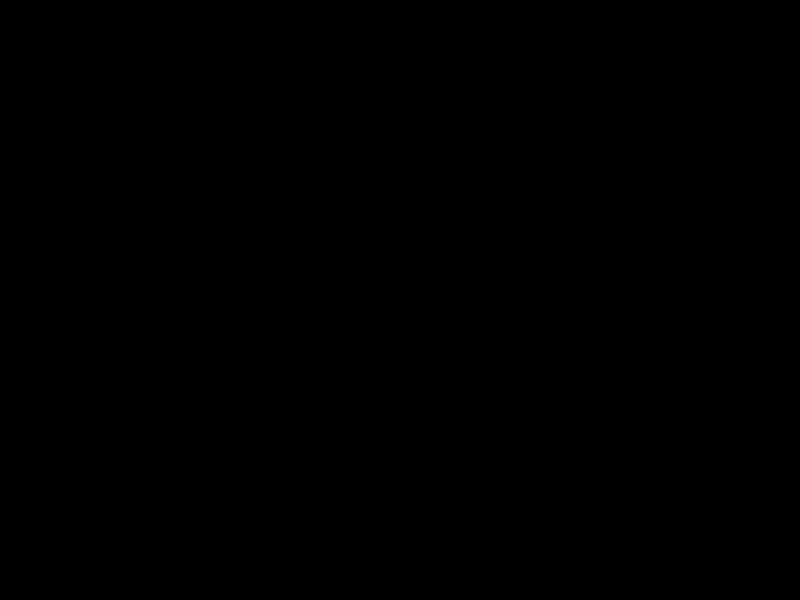
Frame 1 (no input)
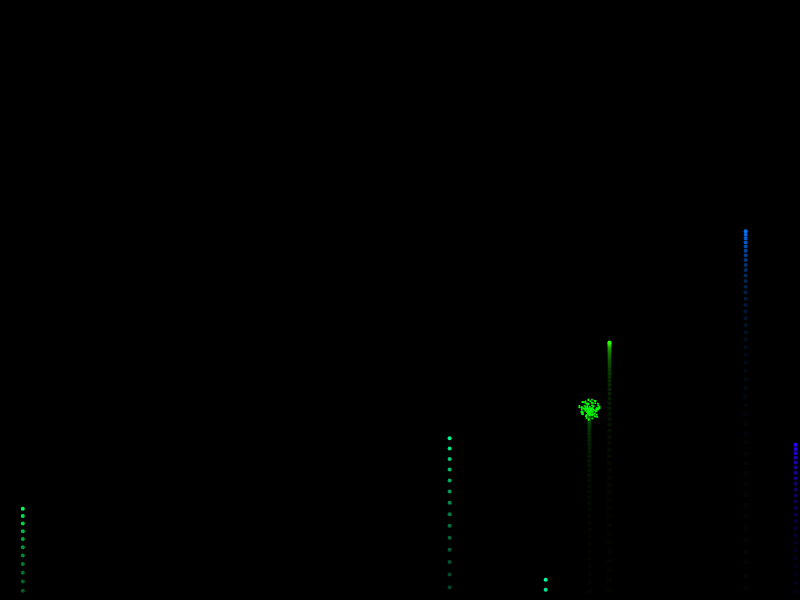
Frame 60 (no input)
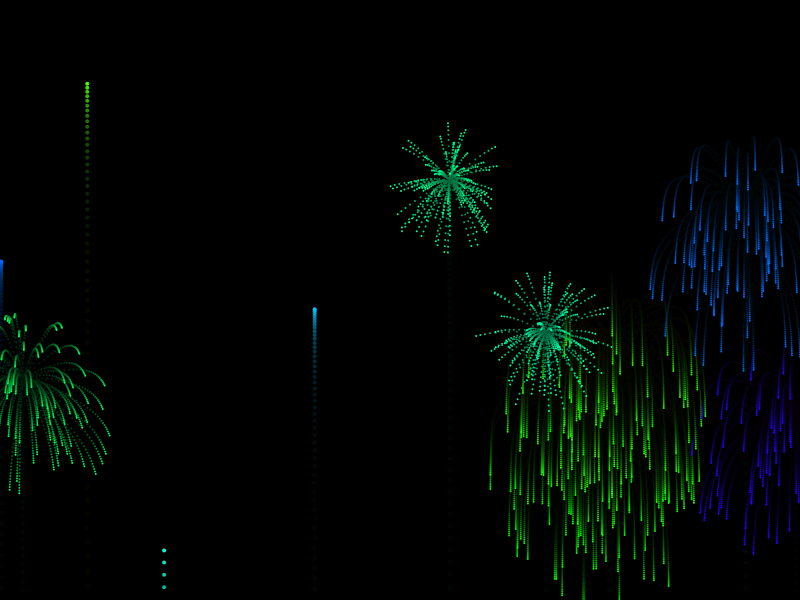
Frame 120 (the mouse pressed at the canvas centre since frame 60)

The p5.js sketch that drew these frames (run headless with seeded random() and noise() and a simulated clock; from frame 60 on, the mouse is pressed at the canvas centre):

// p5.js sketch
// ── sketch.js
var fireworks = [];
var gravity;

function setup() {
  createCanvas(800, 600);
  colorMode(HSB);
  gravity = createVector(0, 0.2);
  stroke(255);
  strokeWeight(4);
  background(0);
}

function draw() {
  colorMode(RGB);
  background(0, 0, 0, 25);
  
  //Controls how many fireworks are launched
  if (random(1) < 0.09) {
    fireworks.push(new Firework());
  }
  
  for (var i = fireworks.length - 1; i >= 0; i--) {
    fireworks[i].update();
    fireworks[i].show();
    
    if (fireworks[i].done()) {
      fireworks.splice(i, 1);
    }
  }
}

function Particle (x,y,hu, firework) {
      this.pos = createVector(x, y);
      this.firework = firework;
      this.lifespan = 255;
      this.hu = hu;
      this.acc = createVector(0, 0);
      if (this.firework) {

        //Controls how high the fireworks go
          this.vel = createVector(0, random(-15, -8));
      }
      else {
          this.vel = p5.Vector.random2D();

          //Controls how powerful they explode
          this.vel.mult(random(2, 12));
      }
      this.applyForce = function (force) {
          this.acc.add(force);
      };
      this.update = function () {
          if (!this.firework) {

            //How wide the explosion
              this.vel.mult(0.9);
              this.lifespan -= 4;
          }
          this.vel.add(this.acc);
          this.pos.add(this.vel);
          this.acc.mult(0);
      };
      this.done = function () {
          if (this.lifespan < 0) {
              return true;
          }
          else {
              return false;
          }
      };
      this.show = function () {
          colorMode(HSB);
          if (!this.firework) {
              strokeWeight(2);
              stroke(hu, 255, 255, this.lifespan);
          }
          else {
              strokeWeight(4);
              stroke(hu, 255, 255);
          }
          point(this.pos.x, this.pos.y);
      };
  }

function Firework() {
  this.hu = random(255);
  this.firework = new Particle(random(width), height, this.hu, true);
  this.exploded = false;
  this.particles = [];
  this.done = function () {
      if (this.exploded && this.particles.length === 0) {
          return true;
      }
      else {
          return false;
      }
  };
  this.update = function () {
      if (!this.exploded) {
          this.firework.applyForce(gravity);
          this.firework.update();
          if (this.firework.vel.y >= 0) {
              this.exploded = true;
              this.explode();
          }
      }
      for (var i = this.particles.length - 1; i >= 0; i--) {
          this.particles[i].applyForce(gravity);
          this.particles[i].update();
          if (this.particles[i].done()) {
              this.particles.splice(i, 1);
          }
      }
  };
  this.explode = function () {
      for (var i = 0; i < 100; i++) {
          var p = new Particle(this.firework.pos.x, this.firework.pos.y, this.hu, false);
          this.particles.push(p);
      }
  };
  this.show = function () {
      if (!this.exploded) {
          this.firework.show();
      }
      for (var i = 0; i < this.particles.length; i++) {
          this.particles[i].show();
      }
  };
}
